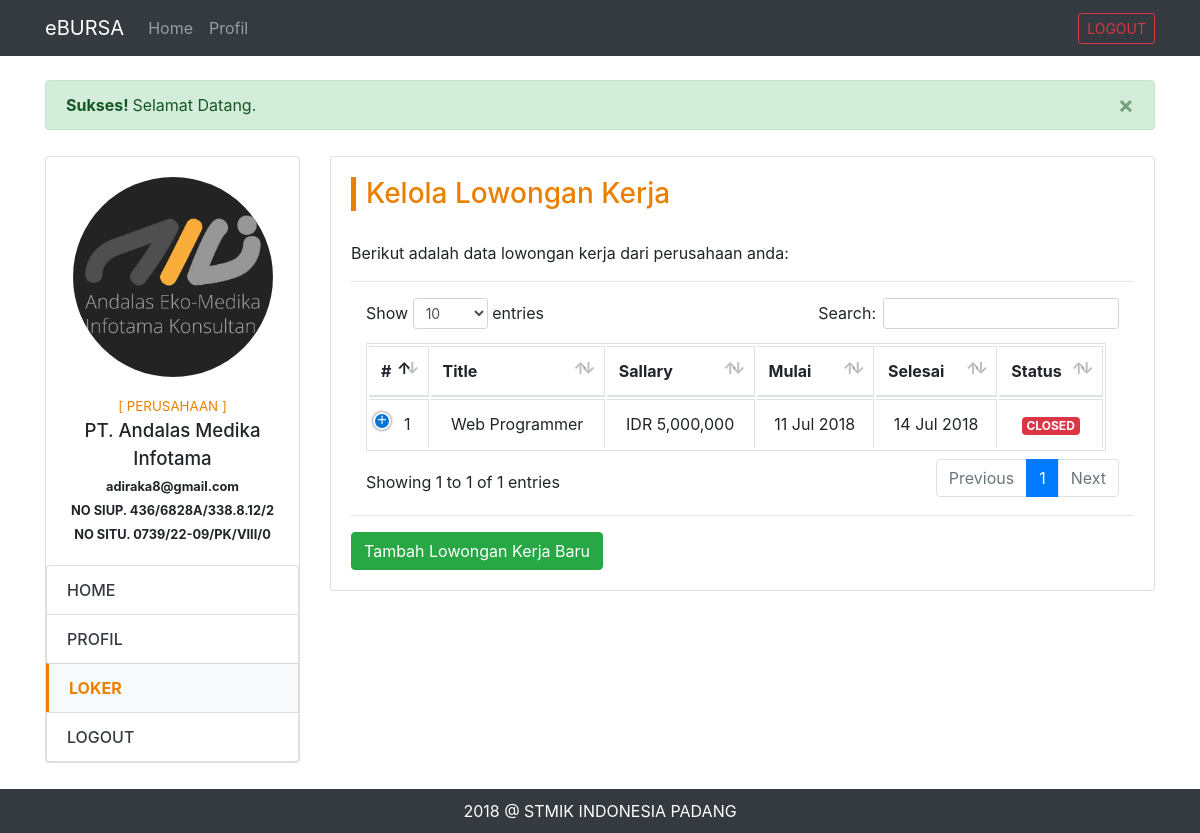
The app's page /perusahaan-dashboard.php?page=loker (signed in), older data.
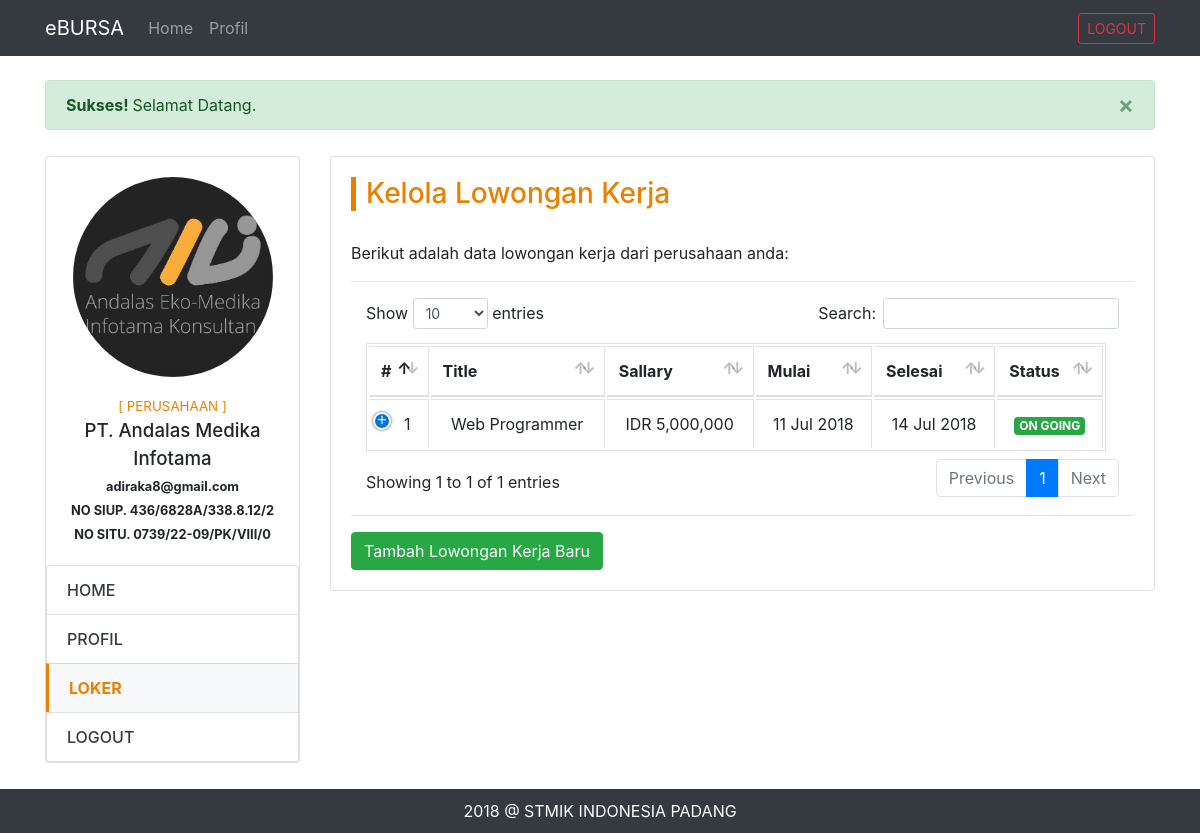
The same page, newer data.
### tables this page shows
CREATE TABLE `lowongan` (
  `id` int(11) NOT NULL AUTO_INCREMENT,
  `profil_perusahaan_id` int(11) NOT NULL,
  `judul` varchar(255) NOT NULL,
  `tanggal_mulai` date NOT NULL,
  `tanggal_selesai` date NOT NULL,
  `deskripsi_pekerjaan` text NOT NULL,
  `deskripsi_persyaratan` text NOT NULL,
  `gaji` int(11) NOT NULL,
  `status` tinyint(1) NOT NULL,
  `dibuat_pada` date NOT NULL,
  PRIMARY KEY (`id`),
  KEY `profil_perusahaan_id` (`profil_perusahaan_id`)
);

### cores/misc/function.php (called while the page is built, shortened)
<?php
	function koneksi() {
		$conn = mysqli_connect('localhost', 'root', '', 'dbbursa');
		return $conn;
	}
	function perusahaanProfID($user_id) {
		$conn = koneksi();
		$sql = "SELECT id FROM profil_perusahaan WHERE user_akun_id = '$user_id'";
		$proc = mysqli_query($conn, $sql);
		$data = mysqli_fetch_assoc($proc);
		return $data['id'];
	}
?>

### views/perusahaan/loker.php (the view, shortened to what this page needs)
<div class="row">
	<div class="col-md-3">
		<?php include "views/perusahaan/partials/side-menu.php"; ?>
	</div>
	<div class="col-md-9">
		<div class="card">
			<div class="card-body">
				<h3 class="home-title">Kelola Lowongan Kerja</h3>
				<p>Berikut adalah data lowongan kerja dari perusahaan anda:</p> <hr>
				<div class="row">
					<div class="col-md-12">
						<table class="table table-bordered nowrap" id="tabel-list-loker">
							<thead>
								<tr>
									<th>#</th>
									<th>Title</th>
									<th>Sallary</th>
									<th>Mulai</th>
									<th>Selesai</th>
									<th>Status</th>
								</tr>
							</thead>
							<tbody>
								<?php
									$list_data = array();
									$id = perusahaanProfID($_SESSION['user_id']);
									$query = "SELECT * FROM lowongan WHERE profil_perusahaan_id = '$id'";
									$process = mysqli_query($conn, $query);
									while($row = mysqli_fetch_array($process)) {
										$list_data[] = $row;
									}
									foreach ($list_data as $key => $value) {
								?>
									<tr>
										<td class="text-center"><?php echo $key+1; ?></td>
										<td class="text-center"><?php echo $value['judul'] ?></td>
										<td class="text-center"><?php echo 'IDR '.number_format($value['gaji'], 0) ?></td>
										<td class="text-center"><?php echo date("d M Y", strtotime($value['tanggal_mulai'])) ?></td>
										<td class="text-center"><?php echo date("d M Y", strtotime($value['tanggal_selesai'])) ?></td>
										<td class="text-center">
											<?php
												if ($value['status']==1) {
													echo '<span class="badge badge-success">ON GOING</span>';
												} else {
													echo '<span class="badge badge-danger">CLOSED</span>';
												}
											?>
										</td>
									</tr>
								<?php
									}
								?>
							</tbody>
						</table>
					</div>
				</div><hr>
				<div class="row">
					<div class="col-md-12">
						<a href="?page=tambah-loker" class="btn btn-success">Tambah Lowongan Kerja Baru</a>
					</div>
				</div>
			</div>
		</div>
	</div>
</div>

Row changes from the older to the newer data that the page shows:
changed lowongan "Web Programmer": status "CLOSED" → "ON GOING"
